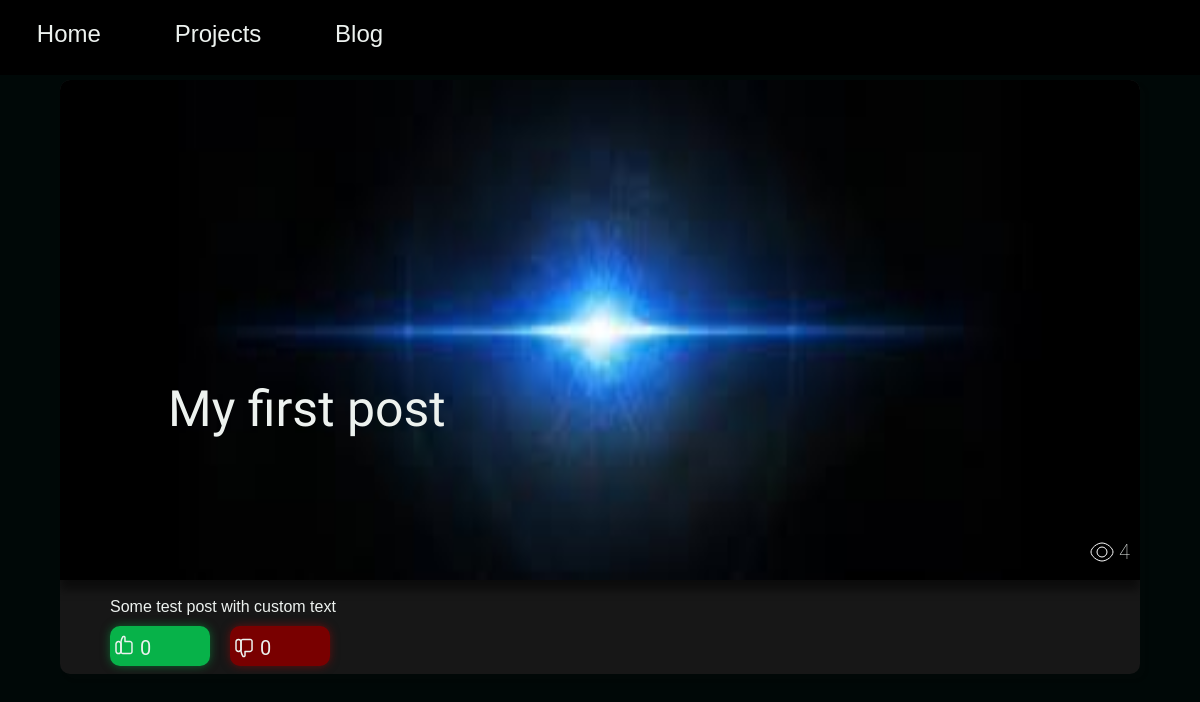
Page /posts/1 on the earlier database version.
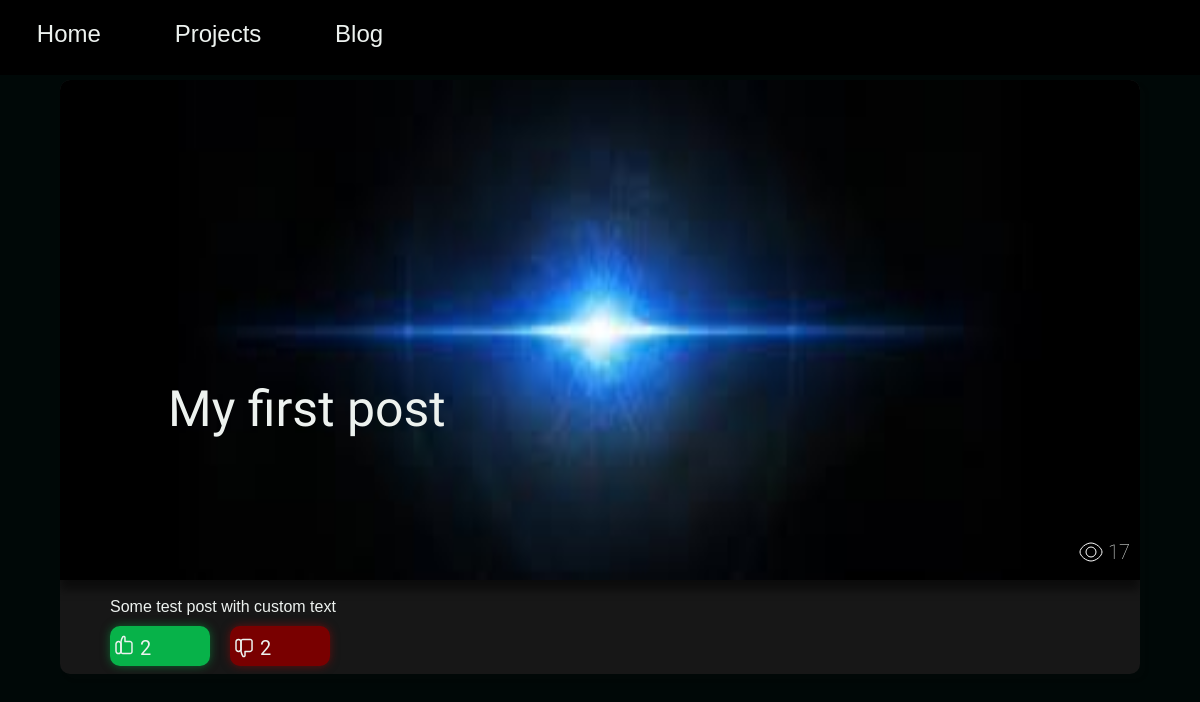
Same page on the later database version.
### app/modules/models/posts.py (models this page shows, shortened)
class Posts(db.Model):
    id = db.Column(db.Integer, primary_key=True)
    header = db.Column(db.String, nullable=False)
    text = db.Column(db.String(120), nullable=False)
    tags = db.Column(db.String(12000), nullable=False)
    preview_img = db.Column(db.String, nullable=False)
    main_img = db.Column(db.String, nullable=False)
    views = db.Column(db.Integer, default=0)
    time_stamp = db.Column(db.DateTime, index=True, default=datetime.utcnow())

### app/routes/user/user_pages.py (the view)
@app.route('/posts/<int:post_id>')
def view_post(post_id):
    dashboard_tools.request_handler(ip=request.remote_addr, url=f'/posts/{post_id}')
    post = posts_tools.get_post(post_id)
    posts_tools.add_viewer(post)
    likes = posts_tools.get_likes(post)
    dislikes = posts_tools.get_dislikes(post)
    content_data = content_editor.get_content()
    return render_template(
        'post_template.html',
        post=post,
        content_data=content_data,
        likes=likes,
        dislikes=dislikes,
        text_path=f'/temp/posts/{post.id}.html'
    )

### app/modules/content_editor.py (called while the page is built)
def get_content() -> dict:
    return json.load(open('app/data/content.json', 'r'))

### app/modules/dashboard_tools.py (called while the page is built)
def request_handler(ip: str, url: str) -> None:
    request = {'ip': ip, 'time_stamp': datetime.utcnow().strftime("%Y:%m:%d-%H:%M:%S"), 'url': url}
    print(request)
    add_request_to_list(request)

def get_requests_list() -> list:
    if os.path.exists('app/data/visits/requests.json'):
        try:
            return json.load(open('app/data/visits/requests.json', 'r'))
        except Exception as e:
            return []
    return []

def add_request_to_list(request: dict) -> bool:
    requests = get_requests_list()
    requests.append(request)
    try:
        json.dump(requests, open('app/data/visits/requests.json', 'w'), indent=4)
        return False
    except:
        return False

### app/modules/posts_tools.py (called while the page is built)
def get_post(post_id: int):
    return Posts.query.get(post_id)

def add_viewer(post) -> None:
    post.views += 1
    db.session.add(post)
    db.session.commit()

def get_likes(post) -> int:
    return len(Likes.query.filter_by(post_id=post.id).all())

def get_dislikes(post) -> int:
    return len(Dislikes.query.filter_by(post_id=post.id).all())

### app/templates/post_template.html (shortened to what this page needs)
<!DOCTYPE html>
<html lang="en">
<head>
    <link rel="stylesheet" href="{{ url_for('static', filename='css/post_template_style.css') }}">
</head>
<body>
<header id="header">
    <div class="header-items">
        <a href="{{ content_data['blog']['header_links'][0] }}"><h3 class="header-item">{{
            content_data['blog']['headers'][0] }}</h3>
        </a>
        <a href="{{ content_data['blog']['header_links'][1] }}"><h3 class="header-item">{{
            content_data['blog']['headers'][1] }}</h3>
        </a>
        <a href="{{ content_data['blog']['header_links'][2] }}"><h3 class="header-item">{{
            content_data['blog']['headers'][2] }}</h3>
        </a>
    </div>
</header>
<div class="post">
    <div class="post-views">
        <p class="post-text-view">{{ post.views }}</p>
    </div>
    <img src="{{ url_for('static', filename=post.main_img) }}" alt="" class="post-image" loading="lazy">
    <h1 class="post-header">{{ post.header }}</h1>
    <div class="post-text">{% include text_path %}</div>
    <div class="rating-div">
        <a href="/user/add-post-like/{{ post.id }}">
            <p class="vote plus">
                <span class="vote-text">{{ likes }}</span>
            </p>
        </a>
        <a href="/user/add-post-dislike/{{ post.id }}">
            <p class="vote minus">
                <span class="vote-text">{{ dislikes }}</span>
            </p>
        </a>
    </div>
</div>
</body>
</html>

### app/templates/temp/posts/1.html
<p>Some test post with custom text</p>

### app/static/css/post_template_style.css (style rules this page uses)
* { margin: 0; padding: 0; scroll-behavior: smooth; outline: none; }
a { text-decoration: none; }
header { width: 100%; height: 75px; background-color: #000000; }
body { background-color: #000807; }
.header-items { width: 35%; display: flex; justify-content: space-around; }
.header-item { font-family: "Cantarell", sans-serif; font-size: 24px; font-weight: 400; color: #EDF2EF; padding-top: 20px; padding-bottom: 10px; cursor: pointer; width: auto; }
.header-item:after { display: block; content: ""; height: 2px; width: 0; background-color: white; transition: width 0.2s ease-in-out; z-index: 10; }
.post { position: relative; width: 90%; height: auto; background-color: #171717; border-radius: 10px; margin: 5px auto; box-shadow: 5px 5px 5px rgba(23, 23, 23, 0.1); box-sizing: border-box; overflow: hidden; }
.post-views { position: absolute; top: 460px; right: 10px; }
.post-icon-view { float: left; }
.post-text-view { float: left; font-family: Roboto, sans-serif; font-size: 20px; font-weight: 200; line-height: 24px; padding-left: 5px; color: #EDF2EF; }
.post-image { display: block; width: 100%; height: 500px; border-radius: 10px 10px 0 0; box-shadow: 0 10px 10px rgba(0, 0, 0, 0.5); }
.post-header { font-family: Oswald, sans-serif; font-weight: 400; font-size: 50px; margin-left: 10%; margin-top: -200px; color: #EDF2EF; max-width: 50%; }
.post-text { margin-top: 150px; }
.rating-div { width: 220px; height: 48px; margin-left: 50px; display: flex; justify-content: space-between; }
.vote { display: block; position: relative; color: #EDF2EF; width: 100px; height: 40px; border-radius: 10px; cursor: pointer; }
.vote-text { position: absolute; font-family: Roboto, sans-serif; font-size: 20px; font-weight: 400; top: 10px; left: 30px; }
.like { padding-left: 2px; padding-top: 7px; }
.dislike { padding-left: 2px; padding-top: 10px; }
.plus { background-color: #07b249; box-shadow: 0 0 10px rgba(7, 178, 73, 0.5); }
.minus { background-color: #790000; box-shadow: 0 0 10px rgba(178, 7, 7, 0.5); }
.post-text > h1, .post-text > h2, .post-text > h3, .post-text > h4, .post-text > h5, .post-text > h6, .post-text > p { font-family: Cantarell, sans-serif; color: #EDF2EF; padding: 10px 50px; }

Differences in the rows shown:
changed Posts "My first post": views "4" → "17"
Other differences:
{{ likes }}: "0" → "2"
{{ dislikes }}: "0" → "2"
